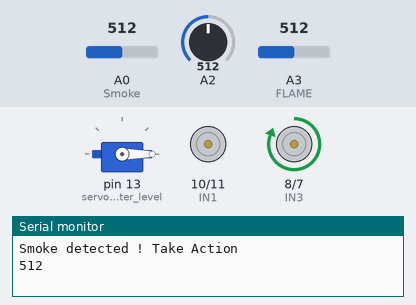
Recording of a sketch running on a simulated Arduino Uno, built with avr-gcc and run on an emulated ATmega328P. Shown: servo, motor-driver pin pairs drawn as motors (green arrow = first pin HIGH = forward, orange = second pin HIGH = backward, longer = more drive, scaled by the enable pin), the last lines printed to the serial monitor. Inputs (shaded band) come from the test bench; at power-on: A0 (Smoke) = 512, A2 = 512, A3 (FLAME) = 512.

Above: at 1.2 s.
1.3 s: A0 (Smoke) set to 461
6.2 s: A0 (Smoke) set to 433
At 10.6 s:
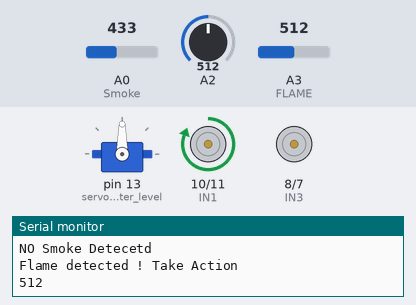
11.5 s: A2 set to 485
At 14.5 s:
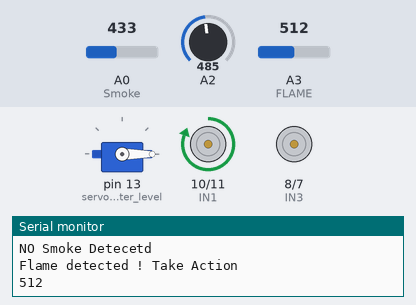
14.9 s: A3 (FLAME) set to 68
17.4 s: A3 (FLAME) set to 56
At 19.4 s:
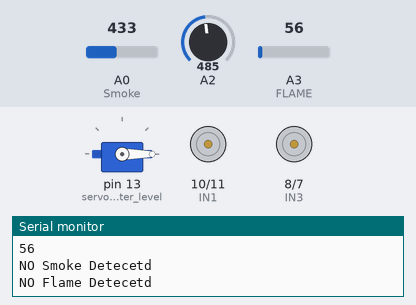
19.7 s: A2 set to 510
At 21.4 s:
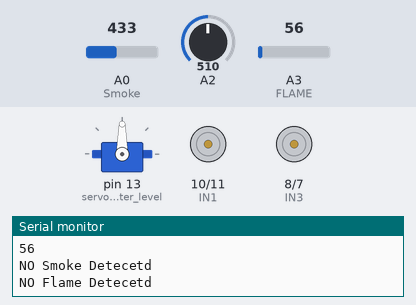
Timing chart, 0 to 22.9 s (numbered marks = the images above; inputs shaded):
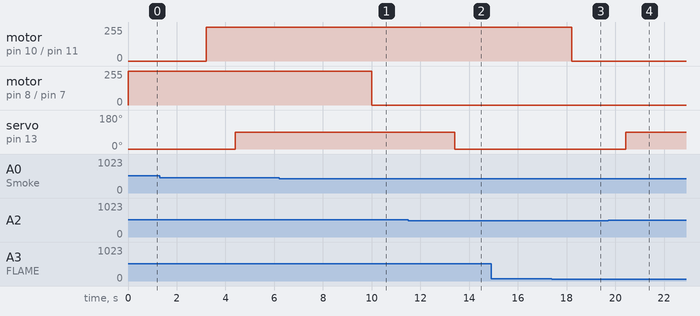

Measured:
- the behaviour switches between 450 and 449 on A0 (Smoke) (found by bisection; images 0 and 1)
- the behaviour switches between 501 and 500 on A2 (found by bisection; images 1 and 2)
- the behaviour switches between 62 and 61 on A3 (FLAME) (found by bisection; images 2 and 3)
- after the input at 6.2 s, motor on pin 8 (IN3) / pin 7 (IN4): forward 255/255 → stopped after 3.8 s
- after the input at 11.5 s, servo on pin 13 (servo_water_level): 90° → 0° after 1.9 s
- after the input at 17.4 s, motor on pin 10 (IN1) / pin 11 (IN2): forward 255/255 → stopped after 0.82 s
- after the input at 19.7 s, servo on pin 13 (servo_water_level): 0° → 90° after 0.72 s

The sketch:

Sensors.ino
```cpp
#include <Servo.h>
//Waterpump
const int IN1=10;
const int IN2=11;
const int ENA=5;
//FAN
const int IN3=8;
const int IN4=7;
const int ENB=6;
#define Smoke A0
const int sensorMin = 0;     // sensor minimum
const int sensorMax = 1024;  // sensor maximum
#define FLAME A3
// servo motor of water level
#define servo_water_level 13
Servo servo_water_L;

void setup() {
pinMode(IN1,OUTPUT);
pinMode(IN2,OUTPUT);
pinMode(IN3,OUTPUT);
pinMode(IN4,OUTPUT);
pinMode(ENA,OUTPUT);
pinMode(ENB,OUTPUT);
pinMode(FLAME,INPUT);
pinMode(Smoke,INPUT);
servo_water_L.attach(servo_water_level);

servo_water_L.write(0);
  Serial.begin(9600);

}

void loop() {
int ReadSmoke=analogRead(Smoke);
if(ReadSmoke >=450)
{
  Serial.println("Smoke detected ! Take Action");
  Serial.println(analogRead(Smoke));
  analogWrite(ENB,255);
digitalWrite(IN3,HIGH);
digitalWrite(IN4,LOW);
delay(3000);

}
else {
  Serial.println("NO Smoke Detecetd");
 analogWrite(ENB,0);
digitalWrite(IN3,LOW);
digitalWrite(IN4,LOW);
}
delay(200);

  int sensorReading = analogRead(A3);
if(sensorReading >=62 )
{
  Serial.println("Flame detected ! Take Action");
  Serial.println(analogRead(A3));
  analogWrite(ENA,255);
digitalWrite(IN1,HIGH);
digitalWrite(IN2,LOW);
delay(1000);

}
else {
  Serial.println("NO Flame Detecetd");
 analogWrite(ENA,0);
digitalWrite(IN1,LOW);
digitalWrite(IN2,LOW);
}
delay(200);


int water_L = analogRead(A2);

  if (water_L > 500) {
    Serial.println("Very heavy Rain");
    servo_water_L.write(90);
  }
  else if ((water_L > 300) && (water_L <= 500))
  {
    Serial.println("AVERAGE Rain");
    servo_water_L.write(0);
}
  Serial.println( "   Smoke    " );
 Serial.println( analogRead(Smoke));
 delay(200);

  Serial.println( "   Water Level    " );
  Serial.println(analogRead(A2));
   delay(200);
 Serial.println("FLAME");
 Serial.println(analogRead(A3));
  delay(200);


}
```
